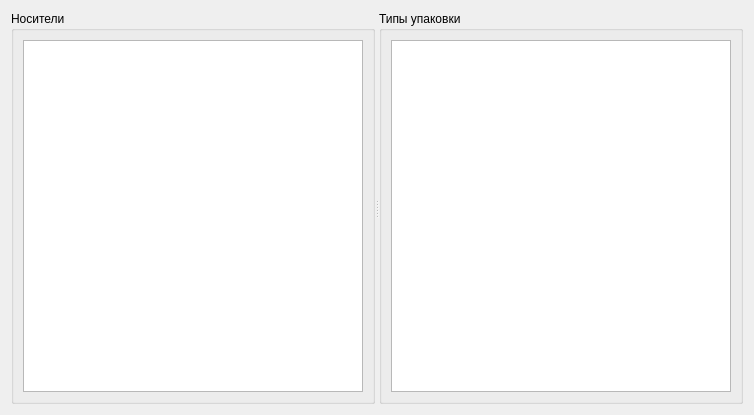
<?xml version="1.0" encoding="UTF-8"?>
<ui version="4.0">
 <class>FormEdtPack</class>
 <widget class="QWidget" name="FormEdtPack">
  <property name="geometry">
   <rect>
    <x>0</x>
    <y>0</y>
    <width>754</width>
    <height>415</height>
   </rect>
  </property>
  <property name="windowTitle">
   <string>Form</string>
  </property>
  <layout class="QVBoxLayout" name="verticalLayout_3">
   <item>
    <widget class="QSplitter" name="splitter">
     <property name="orientation">
      <enum>Qt::Horizontal</enum>
     </property>
     <widget class="QGroupBox" name="groupBox">
      <property name="title">
       <string>Носители</string>
      </property>
      <layout class="QVBoxLayout" name="verticalLayout">
       <item>
        <widget class="Viewer" name="tableView"/>
       </item>
      </layout>
     </widget>
     <widget class="QGroupBox" name="groupBox_2">
      <property name="title">
       <string>Типы упаковки</string>
      </property>
      <layout class="QVBoxLayout" name="verticalLayout_2">
       <item>
        <widget class="Viewer" name="tableViewType"/>
       </item>
      </layout>
     </widget>
    </widget>
   </item>
  </layout>
 </widget>
 <customwidgets>
  <customwidget>
   <class>Viewer</class>
   <extends>QTableView</extends>
   <header>viewer.h</header>
  </customwidget>
 </customwidgets>
 <resources/>
 <connections/>
</ui>
